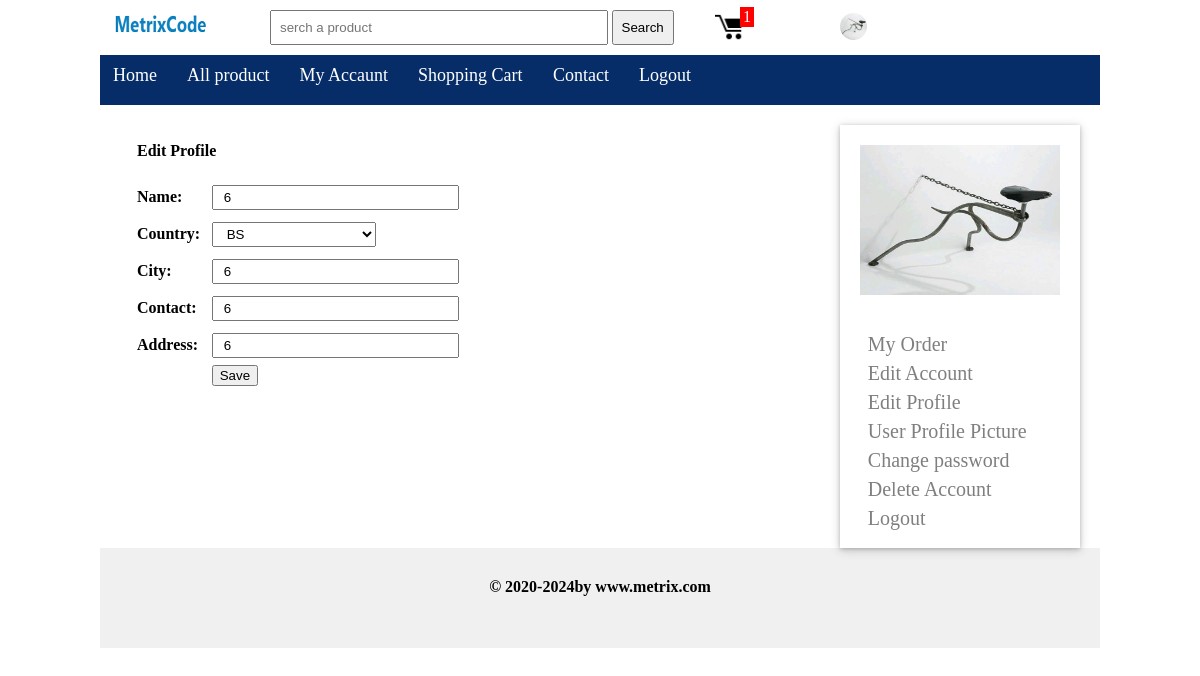
The app's page /my_account.php?action=edit_profile (signed in) with its own data.
### tables this page shows
CREATE TABLE `users` (
  `user_id` int(11) NOT NULL,
  `ip_adress` varchar(255) NOT NULL,
  `name` varchar(255) NOT NULL,
  `email` varchar(255) NOT NULL,
  `password` varchar(255) NOT NULL,
  `country` varchar(255) NOT NULL,
  `city` varchar(255) NOT NULL,
  `contact` varchar(255) NOT NULL,
  `user_adress` varchar(255) NOT NULL,
  `image` varchar(255) NOT NULL,
  `role` varchar(255) NOT NULL DEFAULT 'guest'
);

### users/edit_profile.php (the view, shortened to what this page needs)
<?php
			$user_id=$_SESSION['user_id'];
			$select_user = $db->prepare("SELECT * FROM users WHERE user_id='$user_id'");
			$select_user->execute();
			$fetch_user = $select_user->fetch();
?>
<div class="register_box">
<form method="post" action="" enctype="multipart/form-data">
	<table align="left" width="70%">
		<tr align="left">
			<td colspan="4">
				<h2>Edit Profile</h2><br/>
			</td>
		</tr>
		<tr>
		<td width="15%"><b>Name:</b> </td>
		<td colspan="3"><input type="text" name="name" value="<?php echo $fetch_user['name']; ?>" required placeholder="Name"></td>
		</tr>
		<tr>
		<td width="15%"><b>Country:</b> </td>
		<td colspan="3">
			<?php include('users/edit_contries_list.php') ?>
		</td>
		</tr>
		<tr>
		<td width="15%"><b>City:</b> </td>
		<td colspan="3"><input type="text" name="city" value="<?php echo $fetch_user['city']; ?>" required placeholder="City"></td>
		</tr>
		<tr>
		<td width="15%"><b>Contact:</b> </td>
		<td colspan="3"><input type="text" name="contact" value="<?php echo $fetch_user['contact']; ?>" required placeholder="contact"></td>
		</tr>
		<tr>
		<td width="15%"><b>Address:</b> </td>
		<td colspan="3"><input type="text" name="address"  value="<?php echo $fetch_user['user_adress']; ?>" required placeholder="Address"></td>
		</tr>
		<tr align="left">
		<td > </td>
		<td colspan="4"> <input type="submit" name="edit_profile" value="Save"></td>
		</tr>
	</table>
</form>
</div>

### includes/header.php (shortened to what this page needs)
<?php
 include("functions/function.php");?>
<html>
<head>
<link rel="stylesheet" media="all" href="style/style.css">
<body>
	<div class="main_wrapper">
		<div class="header_wrapper">
			<div class="header_logo">
				<a href="index.php"><img id="logo" src="images/logo.png"></a>
			</div>
			<div id="form">
				<form metod="get" action="result.php" enctype="multipart/form-data">
					<input type="text" name="user_query" placeholder="serch a product"/>
					<input type="submit" name="search" value="Search"/>
				</form>
			</div>
			<div class="cart">
				<ul>
					<li class="dropdown_header_cart">
						<div id="notification_total_cart" class="shoping-cart">
							<img src="images/cart_icon.png">
							<div class="cart_number">
							</div>
						</div>
					</li>
				</ul>
			</div>
			<?php if (!isset($_SESSION['user_id'])) {?>
			<div class="register_login">
				<div class="login"><a href="index.php?action=login">Login</a></div>
				&nbsp;&nbsp;
				<div class="register"><a href="register.php">Register<a/></div>
			</div>
			<?php }else{ ?>
			<?php
			$user_id=$_SESSION['user_id'];
			$select_user = $db->prepare("SELECT * FROM users WHERE user_id='$user_id'");
			$select_user->execute();
			$data_user = $select_user->fetch();
			?>
			<div id="profile">
				<ul>
					<li class="dropdown_header">
						<a>
							<?php if ($data_user['image'] !='') {?>
							<span><img src="admin_area/images_DIR/<?php echo $data_user['image']; ?>"> </span>
							<?php }else{ ?><span><img src="images/profile-icon.png"> </span><?php } ?>
						</a>
					</li>
				</ul>
			</div>
			<?php }?>
		</div>
		<div class="menu_bar">
			<ul id="menu">
				<li><a href="index.php">Home</a> </li>
				<li><a href="all_product.php">All product</a> </li>
				<li><a href="my_account.php">My Accaunt</a> </li>
				<li><a href="cart.php">Shopping Cart </a></li>
				<li><a href="contact.php">Contact</a> </li>
				<li><a href="logout.php">Logout</a> </li>
			</ul>
		</div>

### my_account.php (shortened to what this page needs)
<?php include("includes/header.php");  ?>
		<div class="content_wrapper">
			<?php if ($_SESSION['user_id']) {?>
 		<div class="user_container" >
 			<div class="user_content" >
 				<?php
		if (isset($_GET['action'])) {
		$action = $_GET['action'];
		}else{
			$action = '';
		}
		switch ($action) {
				case 'edit_profile':
				include('users/edit_profile.php');
				break;
		}
 				?>
 			</div>
 			<div class="user_sidebar" >
 				<?php
 				$user_id=$_SESSION['user_id'];
			$select_user = $db->prepare("SELECT * FROM users WHERE user_id='$user_id'");
			$select_user->execute();
			$row_image = $select_user->fetch();
			if ($row_image['image'] !='') {
				?>
				<div class="user_image" align="center">
					<img src="admin_area/images_DIR/<?php echo $row_image['image']; ?>"/>
				</div>
			<?php }else{ ?>
				<div class="user_image" align="center">
					<img src="images/profile-icon.png"/>
				</div>
				<?php }?>
 				<ul>
 					<li><a href="my_account.php?action=my_order">My Order</a> </li>
 					<li><a href="my_account.php?action=edit_account">Edit Account</a> </li>
 					<li><a href="my_account.php?action=edit_profile">Edit Profile</a> </li>
 					<li><a href="my_account.php?action=user_profile_picture">User Profile Picture</a> </li>
 					<li><a href="my_account.php?action=chage_password">Change password</a> </li>
 					<li><a href="my_account.php?action=delete_account">Delete Account</a> </li>
 					<li><a href="logout.php">Logout</a> </li>
 				</ul>
 			</div>
 		</div>
 		<?php }else{ ?>
 		<h1>Account Setting Page</h1>
 		<h5><a href="index.php?action=login">Log in</a>to Your Account</h5>
 		<?php } ?>
		</div>
<?php include("includes/footer.php");  ?>

### users/edit_contries_list.php (shortened to what this page needs)
<select  name="edit_country">
    <option value="<?php echo $fetch_user['country']; ?>"><?php echo $fetch_user['country']; ?></option>
            </select>

### style/style.css (style rules this page uses)
html, body, div, span, applet, object, iframe, h1, h2, h3, h4, h5, h6, p, blockquote, pre, a, abbr, acronym, address, big, cite, code, del, dfn, em, img, ins, kbd, q, s, samp, small, strike, strong, sub, sup, tt, var, b, u, i, center, dl, dt, dd, ol, ul, li, fieldset, form, label, legend, table, caption, tbody, tfoot, thead, tr, th, td, article, aside, canvas, details, embed, figure, figcaption, footer, header, hgroup, menu, nav, output, ruby, section, summary, time, mark, audio, video { margin: 0; padding: 0; border: 0; font-size: 100%; //font: inherit; vertical-align: baseline; }
.main_wrapper { width: 1000px; height: auto; margin: auto; background: white; }
.header_wrapper { width: 100%; height: 55px; margin: auto; background: white; }
.header_logo { float: left; width: 150px; padding: 10px; }
#form { float: left; width: 45%; margin-top: 10px; }
#form input { padding: 8px; }
#form input[type=text] { width: 75%; }
.cart { float: left; margin: 5px 10px 0px 15px; cursor: pointer; height: 35px; padding-top: 7px; position: relative; top: 0px; right: 20px; width: 60px; text-align:: center; z-index: 1000; }
.cart img { width: 30px; }
.cart ul { width: 0; margin: 0; list-style: none; position: relative; width: auto; z-index: 1; }
.cart .cart_number { background: red; color: white; position: absolute; top: -5; left: 25px; padding: 1px 3px 1px 3px; }
#profile { float: left; height: 35px; line-height: 35px; position: relative; top: 15px; margin-left: 35px; }
#profile img { width: 27px; height: 27px; position: relative; top: -1.8px; border-radius: 50%; }
#profile ul { list-style: none; position: relative; }
#profile ul a { line-height: 35px; color: black; text-decoration: none; }
.user_container { //width: 100%; //float: left; padding: 20px; }
.user_content { width: 73%; float: left; }
.user_sidebar { width: 25%; float: left; background: white; margin-left: 19px; box-shadow: 0 1px 4px 0 rgba(0,0,0,0.2), 0 2px 10px 0 rgba(0,0,0,0.19); background: white; }
.user_sidebar ul { list-style: none; padding: 15px; width: auto; float: left; }
.user_sidebar ul li { padding: 3px 0; }
.user_sidebar a { color: rgba(0,0,0,0.5); padding: 8px; margin: 5px; font-size: 20px; text-decoration: none; }
.user_image img { width: 200px; height: 150px; padding: 20px; }
.menu_bar { width: 1000px; height: 50px; background: #072d69; }
.menu_bar a { color: white; }
#menu { padding: 0; margin: 0; line-height: 40px; float: left; }
#menu li { list-style: none; display: inline; }
#menu a { text-decoration: none; padding: 8px; margin: 5px; font-size: 18px; }
.content_wrapper { width: 1000px; margin: auto; //background: orange; }
.login_box, .register_box { width: 100%; float: left; padding: 15px; background: white; }
.login_box input[type=text], .login_box input[type=password], .register_box input[type=text], .register_box input[type=password] { width: 60%; padding: 3px 10px; margin: 5px 0; }
.login_box input[type=submit], .register_box input[type=submit], { background: rgba(28, 130, 199); padding: 10px 15px; border: 0.01px solid rgba(28, 130, 199, 0.8) }
.register_box select { width: 40%; padding: 3px 10px; margin: 5px 0; }

### records on screen
users: image (picture), name "6", edit_country "BS", city "6", contact "6", address "6"

### other values on screen
$count_cats = $run_chek_pro->fetchColumn() "1"
